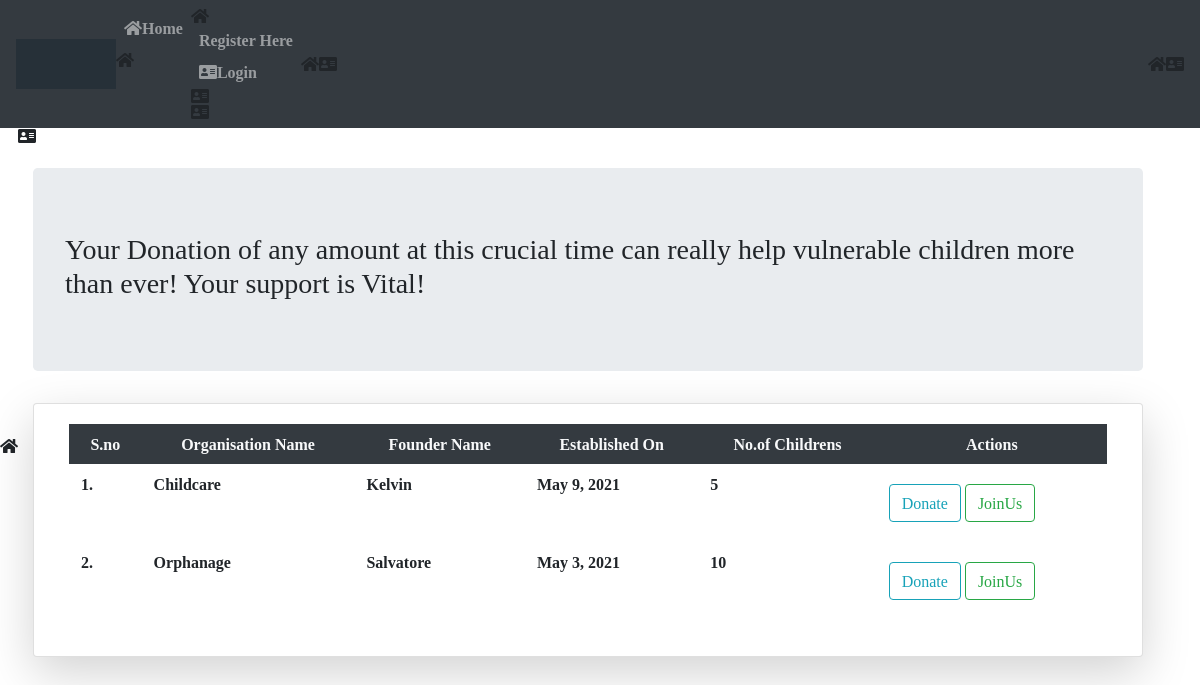
Screenshot of /details/ with the database file from the repository.
### App/models.py (models this page shows)
class Orgdetails(models.Model):
	org_name=models.CharField(max_length=50,default="Organisation Name")
	found_name=models.CharField(max_length=50,default="Founder Name")
	est_date=models.DateField(null=True)
	no_of_childrens=models.IntegerField(default=0)
	us=models.OneToOneField(User,on_delete=models.CASCADE)

### App/views.py (the view)
# urls.py: path('details/',views.details,name="details"),
def details(request):
	q=Orgdetails.objects.all()
	return render(request,'html/details.html',{'q':q})

### App/templates/html/details.html (shortened to what this page needs)
{% extends 'html/base.html' %}
{% block content %}
<div class="container">
      <div class="jumbotron mt-4">
            <h3>Your Donation of any amount at this crucial time can really help vulnerable children more than ever! Your support is Vital!</h3>
      </div>
		<div class="card col-md mt-2 shadow-lg">
			<div class="card-body">
				<table class="table table-borderless table-center">
					<tr class="bg-dark text-light text-center">
						<th>S.no</th>
						<th>Organisation Name</th>
						<th>Founder Name</th>
						<th>Established On</th>
						<th>No.of Childrens</th>
						<th>Actions</th>
					</tr>
            		{% for i in q %}
            		<tr>
            			<td>{{forloop.counter}}.</td>
            			<td>{{i.org_name}}</td>
            			<td>{{i.found_name}}</td>
            			<td>{{i.est_date}}</td>
            			<td>{{i.no_of_childrens}}</td>
            			<td colspan="3">
            				<a href="{% url 'don' %}" class="btn btn-outline-info my-2">Donate</a>
                                    <a href="{% url 'join' %}" class="btn btn-outline-success my-2">JoinUs</a><br>
                              </td>
            		</tr>
            		{% endfor %}
            	</table>
</div>
{% endblock %}

### rows the page displays
Orgdetails: org_name "Childcare", found_name "Kelvin", est_date "May 9, 2021", no_of_childrens "5"
Orgdetails: org_name "Orphanage", found_name "Salvatore", est_date "May 3, 2021", no_of_childrens "10"
